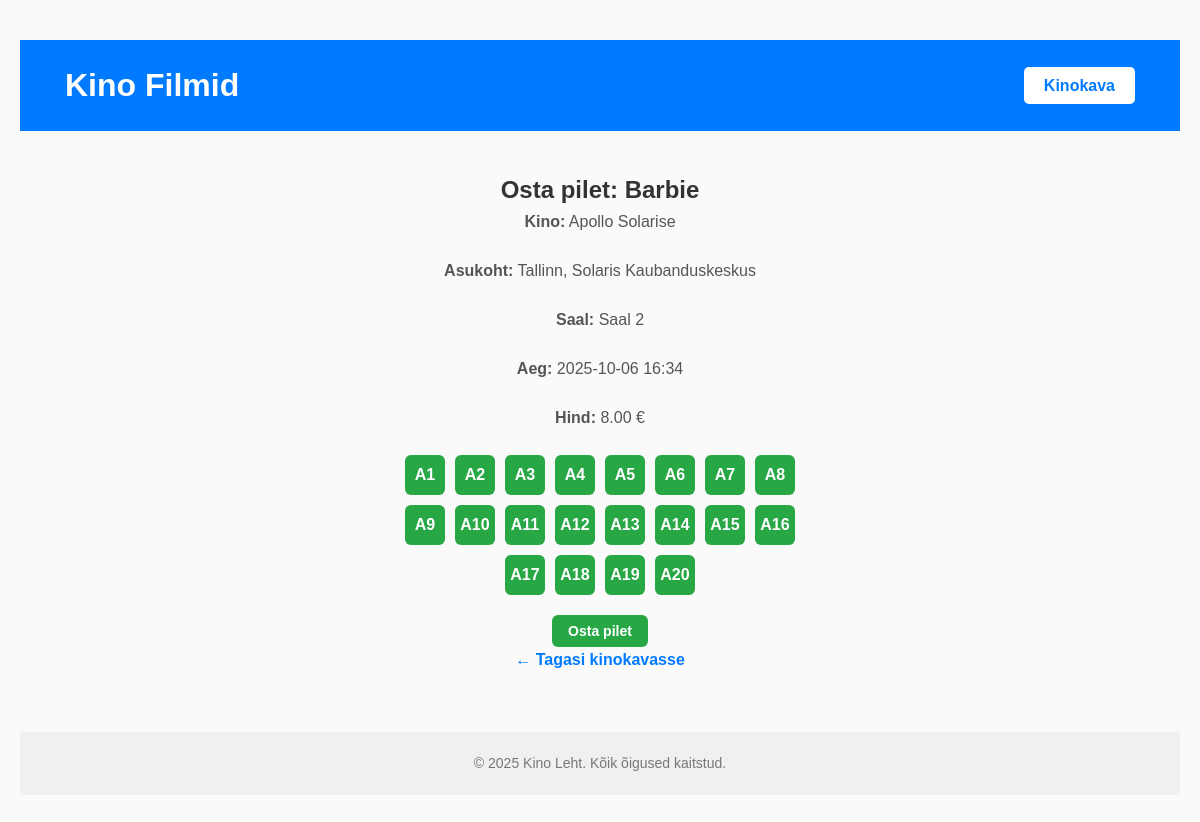
The app's page /buy_ticket/2 with its own data.
### tables this page shows
CREATE TABLE movies (
        id INTEGER PRIMARY KEY AUTOINCREMENT,
        title TEXT NOT NULL,
        description TEXT,
        image TEXT
    );

CREATE TABLE cinemas (
        id INTEGER PRIMARY KEY AUTOINCREMENT,
        name TEXT NOT NULL,
        location TEXT NOT NULL
    );

CREATE TABLE halls (
        id INTEGER PRIMARY KEY AUTOINCREMENT,
        cinema_id INTEGER NOT NULL,
        name TEXT NOT NULL,
        FOREIGN KEY (cinema_id) REFERENCES cinemas(id)
    );

CREATE TABLE screenings (
        id INTEGER PRIMARY KEY AUTOINCREMENT,
        movie_id INTEGER NOT NULL,
        hall_id INTEGER NOT NULL,
        start_time TEXT NOT NULL,
        price REAL NOT NULL,
        FOREIGN KEY (movie_id) REFERENCES movies(id),
        FOREIGN KEY (hall_id) REFERENCES halls(id)
    );

CREATE TABLE seats (
        id INTEGER PRIMARY KEY AUTOINCREMENT,
        hall_id INTEGER NOT NULL,
        seat_number TEXT NOT NULL,
        FOREIGN KEY (hall_id) REFERENCES halls(id)
    );

### app.py (the view, shortened to what this page needs)
@app.route("/buy_ticket/<int:screening_id>", methods=["GET", "POST"])
def buy_ticket(screening_id):
    cur = get_db().cursor()
    cur.execute("""
        SELECT screenings.id, movies.title, screenings.start_time, screenings.price,
               halls.name AS hall_name, cinemas.name AS cinema_name, cinemas.location
        FROM screenings
        JOIN movies ON screenings.movie_id = movies.id
        JOIN halls ON screenings.hall_id = halls.id
        JOIN cinemas ON halls.cinema_id = cinemas.id
        WHERE screenings.id = ?
    """, (screening_id,))
    screening = cur.fetchone()
    if not screening:
        abort(404, description="Ekraanikuva ei leitud")
    available_seats = get_available_seats(screening_id)
    taken_seats = get_taken_seats(screening_id)
    return render_template("buy_ticket.html", screening=screening, seats=available_seats, taken_seats=taken_seats)

### app.py (called while the page is built)
def get_db():
    db = getattr(g, '_database', None)
    if db is None:
        db = g._database = sqlite3.connect(DATABASE)
        db.row_factory = sqlite3.Row  # Võimaldab kasutada ridu nagu sõnastikke
    return db

def get_available_seats(screening_id):
    db = get_db()
    cur = db.cursor()
    cur.execute("SELECT hall_id FROM screenings WHERE id = ?", (screening_id,))
    hall_row = cur.fetchone()
    if not hall_row:
        return []
    hall_id = hall_row["hall_id"]
    cur.execute("SELECT id, seat_number FROM seats WHERE hall_id = ?", (hall_id,))
    seats = cur.fetchall()
    cur.execute("SELECT seat_id FROM tickets WHERE screening_id = ?", (screening_id,))
    taken_seats = {row["seat_id"] for row in cur.fetchall()}
    available = [seat for seat in seats if seat["id"] not in taken_seats]
    return available

def get_taken_seats(screening_id):
    db = get_db()
    cur = db.cursor()
    cur.execute("SELECT seat_id FROM tickets WHERE screening_id = ?", (screening_id,))
    taken = {row["seat_id"] for row in cur.fetchall()}
    return taken

@app.teardown_appcontext
def close_connection(exception):
    db = getattr(g, '_database', None)
    if db is not None:
        db.close()

### templates/buy_ticket.html (shortened to what this page needs)
<!DOCTYPE html>
<html lang="et">
<head>
    <link rel="stylesheet" href="{{ url_for('static', filename='style.css') }}" />
</head>
<body>
<header>
  <div class="container header-container">
    <h1><a href="{{ url_for('index') }}" class="header-link">Kino Filmid</a></h1>
    <nav>
      <a href="{{ url_for('schedule') }}" class="nav-button">Kinokava</a>
    </nav>
  </div>
</header>
<main class="container movie-detail">
    <h2>Osta pilet: {{ screening.title }}</h2>
    <p><strong>Kino:</strong> {{ screening.cinema_name }}</p>
    <p><strong>Asukoht:</strong> {{ screening.location }}</p>
    <p><strong>Saal:</strong> {{ screening.hall_name }}</p>
    <p><strong>Aeg:</strong> {{ screening.start_time }}</p>
    <p><strong>Hind:</strong> {{ "%.2f"|format(screening.price) }} €</p>
    <form method="POST" action="{{ url_for('buy_ticket', screening_id=screening.id) }}">
        <div class="seats-container" id="seats-container">
            {% for seat in seats %}
                <div
                  class="seat {% if seat.id in taken_seats %}taken{% endif %}"
                  data-seat-id="{{ seat.id }}"
                >
                    {{ seat.seat_number }}
                </div>
            {% endfor %}
        </div>
        <button type="submit" class="buy-button" disabled id="buy-button">Osta pilet</button>
    </form>
    <a href="{{ url_for('schedule') }}" class="back-link">← Tagasi kinokavasse</a>
</main>
<footer>
  <div class="container footer-container">
    <p>&copy; 2025 Kino Leht. Kõik õigused kaitstud.</p>
  </div>
</footer>
</body>
</html>

### static/style.css (style rules this page uses)
* { box-sizing: border-box; margin: 0; padding: 0; }
body { font-family: Arial, sans-serif; margin: 40px 20px; background-color: #fafafa; color: #333; line-height: 1.6; }
.container { max-width: 1100px; margin: 0 auto; padding: 0 15px; }
header { background-color: #007BFF; color: white; padding: 20px 0; margin-bottom: 40px; }
.header-container { display: flex; justify-content: space-between; align-items: center; }
header h1 { font-weight: 700; font-size: 2rem; }
.nav-button { background-color: white; color: #007BFF; padding: 10px 20px; border-radius: 5px; text-decoration: none; font-weight: 600; transition: background-color 0.3s ease; }
footer { margin-top: 60px; padding: 20px 0; background-color: #f0f0f0; color: #777; font-size: 14px; text-align: center; }
.movie-detail { max-width: 700px; margin: 0 auto 60px; text-align: center; }
.movie-detail p { color: #555; font-size: 16px; line-height: 1.5; margin-bottom: 25px; }
.back-link { display: inline-block; color: #007BFF; font-weight: 600; text-decoration: none; transition: text-decoration 0.3s ease; }
.header-link { color: white; text-decoration: none; }
.buy-button { background-color: #28a745; color: white; padding: 8px 16px; border-radius: 6px; text-decoration: none; font-weight: 600; transition: background-color 0.3s ease; display: inline-block; font-size: 14px; border: none; cursor: pointer; }

### templates/buy_ticket.html (style rules this page uses)
.seats-container { display: flex; flex-wrap: wrap; max-width: 400px; margin: 20px auto; gap: 10px; justify-content: center; }
.seat { width: 40px; height: 40px; background-color: #28a745; border-radius: 6px; cursor: pointer; display: flex; align-items: center; justify-content: center; font-weight: bold; color: white; user-select: none; transition: background-color 0.3s ease; }

### records on screen
movies: title "Barbie"
cinemas: cinema_name "Apollo Solarise", location "Tallinn, Solaris Kaubanduskeskus"
halls: hall_name "Saal 2"
screenings: start_time "2025-10-06 16:34", price "8.00"
seats: seat_number "A1"
seats: seat_number "A2"
seats: seat_number "A3"
seats: seat_number "A4"
seats: seat_number "A5"
seats: seat_number "A6"
seats: seat_number "A7"
seats: seat_number "A8"
seats: seat_number "A9"
seats: seat_number "A10"
seats: seat_number "A11"
seats: seat_number "A12"
seats: seat_number "A13"
seats: seat_number "A14"
seats: seat_number "A15"
seats: seat_number "A16"
seats: seat_number "A17"
seats: seat_number "A18"
seats: seat_number "A19"
seats: seat_number "A20"
